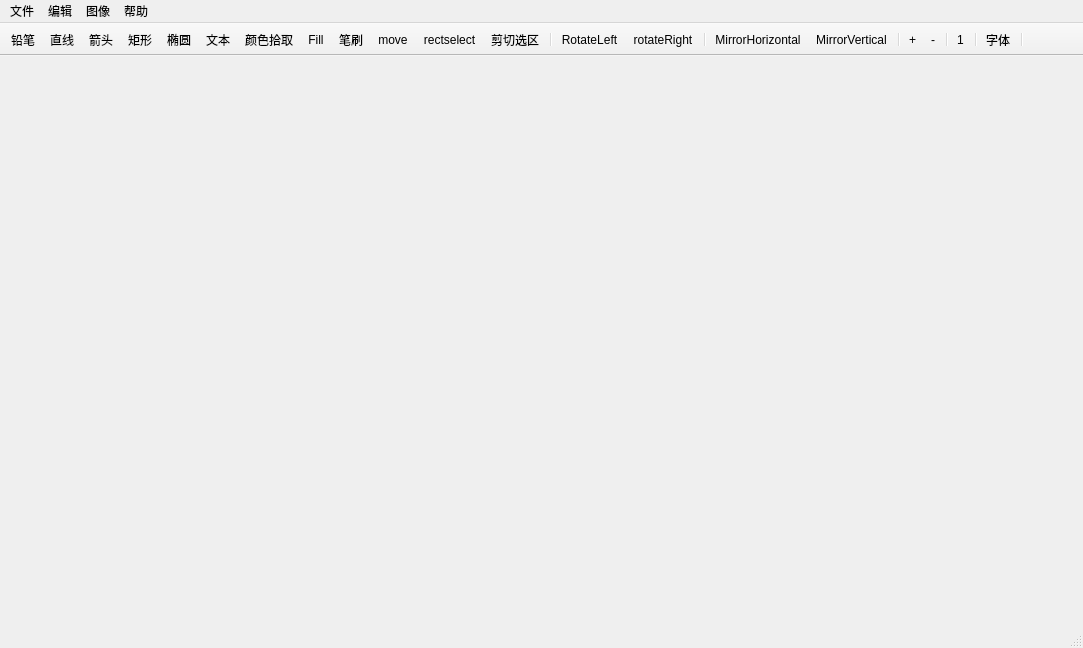
<?xml version="1.0" encoding="UTF-8"?>
<ui version="4.0">
 <class>MainWindow</class>
 <widget class="QMainWindow" name="MainWindow">
  <property name="geometry">
   <rect>
    <x>0</x>
    <y>0</y>
    <width>1083</width>
    <height>648</height>
   </rect>
  </property>
  <property name="acceptDrops">
   <bool>true</bool>
  </property>
  <property name="windowTitle">
   <string>鲍鲍小画板</string>
  </property>
  <property name="windowIcon">
   <iconset resource="res.qrc">
    <normaloff>:/baobaoPaint.png</normaloff>:/baobaoPaint.png</iconset>
  </property>
  <widget class="QWidget" name="centralWidget"/>
  <widget class="QMenuBar" name="menuBar">
   <property name="geometry">
    <rect>
     <x>0</x>
     <y>0</y>
     <width>1083</width>
     <height>26</height>
    </rect>
   </property>
   <widget class="QMenu" name="menu_file">
    <property name="title">
     <string>文件</string>
    </property>
    <addaction name="action_new"/>
    <addaction name="action_open"/>
    <addaction name="action_import"/>
    <addaction name="action_save"/>
    <addaction name="action_saveas"/>
    <addaction name="action_quit"/>
   </widget>
   <widget class="QMenu" name="menu_edit">
    <property name="title">
     <string>编辑</string>
    </property>
    <addaction name="action_undo"/>
    <addaction name="action_redo"/>
    <addaction name="action_copy"/>
    <addaction name="action_cut"/>
    <addaction name="action_paste"/>
    <addaction name="action_selectAll"/>
    <addaction name="action_delete"/>
   </widget>
   <widget class="QMenu" name="menu_image">
    <property name="title">
     <string>图像</string>
    </property>
    <addaction name="action_flip"/>
    <addaction name="action_excude"/>
    <addaction name="action_property"/>
    <addaction name="action_setWallpaper"/>
    <addaction name="action_gray"/>
    <addaction name="action_invert"/>
    <addaction name="action_blur"/>
    <addaction name="action_transparent"/>
    <addaction name="action_mosaic"/>
    <addaction name="action_matting"/>
    <addaction name="action_adjustRGB"/>
    <addaction name="action_clipPath"/>
   </widget>
   <widget class="QMenu" name="menu_about">
    <property name="title">
     <string>帮助</string>
    </property>
    <addaction name="action_help"/>
    <addaction name="action_changelog"/>
    <addaction name="action_aboutQt"/>
    <addaction name="action_about"/>
   </widget>
   <addaction name="menu_file"/>
   <addaction name="menu_edit"/>
   <addaction name="menu_image"/>
   <addaction name="menu_about"/>
  </widget>
  <widget class="QToolBar" name="mainToolBar">
   <property name="movable">
    <bool>false</bool>
   </property>
   <attribute name="toolBarArea">
    <enum>TopToolBarArea</enum>
   </attribute>
   <attribute name="toolBarBreak">
    <bool>false</bool>
   </attribute>
   <addaction name="actionPencil"/>
   <addaction name="actionLine"/>
   <addaction name="actionArrow"/>
   <addaction name="actionRect"/>
   <addaction name="actionEllipse"/>
   <addaction name="actionText"/>
   <addaction name="actionColorPicker"/>
   <addaction name="actionFill"/>
   <addaction name="actionErase"/>
   <addaction name="actionMove"/>
   <addaction name="actionRectSelect"/>
   <addaction name="actionCutSelect"/>
   <addaction name="separator"/>
   <addaction name="actionRotateLeft"/>
   <addaction name="actionRotateRight"/>
   <addaction name="separator"/>
   <addaction name="actionMirrorHorizontal"/>
   <addaction name="actionMirrorVertical"/>
   <addaction name="separator"/>
   <addaction name="actionZoomin"/>
   <addaction name="actionZoomout"/>
   <addaction name="separator"/>
   <addaction name="actionZoom1"/>
   <addaction name="separator"/>
   <addaction name="actionFont"/>
   <addaction name="separator"/>
  </widget>
  <widget class="QStatusBar" name="statusBar"/>
  <action name="action_open">
   <property name="icon">
    <iconset theme="document-open">
     <normaloff>.</normaloff>.</iconset>
   </property>
   <property name="text">
    <string>打开</string>
   </property>
   <property name="shortcut">
    <string>Ctrl+O</string>
   </property>
  </action>
  <action name="action_save">
   <property name="icon">
    <iconset theme="document-save">
     <normaloff>.</normaloff>.</iconset>
   </property>
   <property name="text">
    <string>保存</string>
   </property>
   <property name="shortcut">
    <string>Ctrl+S</string>
   </property>
  </action>
  <action name="action_saveas">
   <property name="icon">
    <iconset theme="document-save-as">
     <normaloff>.</normaloff>.</iconset>
   </property>
   <property name="text">
    <string>另存为</string>
   </property>
   <property name="shortcut">
    <string>Ctrl+Shift+S</string>
   </property>
  </action>
  <action name="action_quit">
   <property name="icon">
    <iconset theme="application-exit">
     <normaloff>.</normaloff>.</iconset>
   </property>
   <property name="text">
    <string>退出</string>
   </property>
   <property name="shortcut">
    <string>Ctrl+Q</string>
   </property>
  </action>
  <action name="action_undo">
   <property name="icon">
    <iconset theme="edit-undo">
     <normaloff>.</normaloff>.</iconset>
   </property>
   <property name="text">
    <string>撤销</string>
   </property>
   <property name="shortcut">
    <string>Ctrl+Z</string>
   </property>
  </action>
  <action name="action_redo">
   <property name="icon">
    <iconset theme="edit-redo">
     <normaloff>.</normaloff>.</iconset>
   </property>
   <property name="text">
    <string>重做</string>
   </property>
   <property name="shortcut">
    <string>Ctrl+Y</string>
   </property>
  </action>
  <action name="action_copy">
   <property name="icon">
    <iconset theme="edit-copy">
     <normaloff>.</normaloff>.</iconset>
   </property>
   <property name="text">
    <string>复制</string>
   </property>
   <property name="shortcut">
    <string>Ctrl+C</string>
   </property>
  </action>
  <action name="action_cut">
   <property name="icon">
    <iconset theme="edit-cut">
     <normaloff>.</normaloff>.</iconset>
   </property>
   <property name="text">
    <string>剪切</string>
   </property>
   <property name="shortcut">
    <string>Ctrl+X</string>
   </property>
  </action>
  <action name="action_paste">
   <property name="icon">
    <iconset theme="edit-paste">
     <normaloff>.</normaloff>.</iconset>
   </property>
   <property name="text">
    <string>粘贴</string>
   </property>
   <property name="shortcut">
    <string>Ctrl+V</string>
   </property>
  </action>
  <action name="action_selectAll">
   <property name="icon">
    <iconset theme="edit-select-all">
     <normaloff>.</normaloff>.</iconset>
   </property>
   <property name="text">
    <string>全选</string>
   </property>
   <property name="shortcut">
    <string>Ctrl+A</string>
   </property>
  </action>
  <action name="action_delete">
   <property name="icon">
    <iconset theme="edit-delete">
     <normaloff>.</normaloff>.</iconset>
   </property>
   <property name="text">
    <string>删除</string>
   </property>
   <property name="shortcut">
    <string>Del</string>
   </property>
  </action>
  <action name="action_flip">
   <property name="text">
    <string>翻转/旋转</string>
   </property>
   <property name="toolTip">
    <string>翻转/旋转</string>
   </property>
   <property name="shortcut">
    <string>Ctrl+R</string>
   </property>
  </action>
  <action name="action_excude">
   <property name="text">
    <string>拉伸/扭曲</string>
   </property>
   <property name="toolTip">
    <string>拉伸/扭曲</string>
   </property>
   <property name="shortcut">
    <string>Ctrl+W</string>
   </property>
  </action>
  <action name="action_property">
   <property name="icon">
    <iconset theme="document-properties">
     <normaloff>.</normaloff>.</iconset>
   </property>
   <property name="text">
    <string>属性</string>
   </property>
   <property name="shortcut">
    <string>Ctrl+E</string>
   </property>
  </action>
  <action name="action_setWallpaper">
   <property name="icon">
    <iconset theme="computer">
     <normaloff>.</normaloff>.</iconset>
   </property>
   <property name="text">
    <string>设为壁纸</string>
   </property>
  </action>
  <action name="action_help">
   <property name="icon">
    <iconset theme="help-contents">
     <normaloff>.</normaloff>.</iconset>
   </property>
   <property name="text">
    <string>帮助</string>
   </property>
   <property name="shortcut">
    <string>F1</string>
   </property>
  </action>
  <action name="action_changelog">
   <property name="icon">
    <iconset theme="help-faq">
     <normaloff>.</normaloff>.</iconset>
   </property>
   <property name="text">
    <string>更新日志</string>
   </property>
  </action>
  <action name="action_about">
   <property name="icon">
    <iconset theme="help-about">
     <normaloff>.</normaloff>.</iconset>
   </property>
   <property name="text">
    <string>关于</string>
   </property>
  </action>
  <action name="action_new">
   <property name="icon">
    <iconset theme="document-new">
     <normaloff>.</normaloff>.</iconset>
   </property>
   <property name="text">
    <string>新建</string>
   </property>
   <property name="shortcut">
    <string>Ctrl+N</string>
   </property>
  </action>
  <action name="actionPencil">
   <property name="checkable">
    <bool>true</bool>
   </property>
   <property name="checked">
    <bool>false</bool>
   </property>
   <property name="enabled">
    <bool>true</bool>
   </property>
   <property name="icon">
    <iconset resource="res.qrc">
     <normaloff>:/pencil.png</normaloff>:/pencil.png</iconset>
   </property>
   <property name="text">
    <string>铅笔</string>
   </property>
   <property name="toolTip">
    <string>铅笔</string>
   </property>
  </action>
  <action name="actionLine">
   <property name="checkable">
    <bool>true</bool>
   </property>
   <property name="icon">
    <iconset resource="res.qrc">
     <normaloff>:/line.png</normaloff>:/line.png</iconset>
   </property>
   <property name="text">
    <string>直线</string>
   </property>
   <property name="toolTip">
    <string>直线</string>
   </property>
  </action>
  <action name="actionEllipse">
   <property name="checkable">
    <bool>true</bool>
   </property>
   <property name="icon">
    <iconset resource="res.qrc">
     <normaloff>:/ellipse.png</normaloff>:/ellipse.png</iconset>
   </property>
   <property name="text">
    <string>椭圆</string>
   </property>
   <property name="toolTip">
    <string>椭圆</string>
   </property>
  </action>
  <action name="actionRect">
   <property name="checkable">
    <bool>true</bool>
   </property>
   <property name="icon">
    <iconset resource="res.qrc">
     <normaloff>:/rect.png</normaloff>:/rect.png</iconset>
   </property>
   <property name="text">
    <string>矩形</string>
   </property>
   <property name="toolTip">
    <string>矩形</string>
   </property>
  </action>
  <action name="actionText">
   <property name="checkable">
    <bool>true</bool>
   </property>
   <property name="icon">
    <iconset resource="res.qrc">
     <normaloff>:/text.png</normaloff>:/text.png</iconset>
   </property>
   <property name="text">
    <string>文本</string>
   </property>
   <property name="toolTip">
    <string>文本</string>
   </property>
  </action>
  <action name="actionErase">
   <property name="checkable">
    <bool>true</bool>
   </property>
   <property name="icon">
    <iconset resource="res.qrc">
     <normaloff>:/eraser.png</normaloff>:/eraser.png</iconset>
   </property>
   <property name="text">
    <string>笔刷</string>
   </property>
   <property name="toolTip">
    <string>笔刷</string>
   </property>
  </action>
  <action name="actionMove">
   <property name="checkable">
    <bool>true</bool>
   </property>
   <property name="icon">
    <iconset resource="res.qrc">
     <normaloff>:/move.png</normaloff>:/move.png</iconset>
   </property>
   <property name="text">
    <string>move</string>
   </property>
   <property name="toolTip">
    <string>移动</string>
   </property>
  </action>
  <action name="actionRectSelect">
   <property name="checkable">
    <bool>true</bool>
   </property>
   <property name="icon">
    <iconset resource="res.qrc">
     <normaloff>:/rectselect.png</normaloff>:/rectselect.png</iconset>
   </property>
   <property name="text">
    <string>rectselect</string>
   </property>
   <property name="toolTip">
    <string>框选</string>
   </property>
  </action>
  <action name="actionColorFill">
   <property name="checkable">
    <bool>false</bool>
   </property>
   <property name="checked">
    <bool>false</bool>
   </property>
   <property name="text">
    <string>■</string>
   </property>
   <property name="toolTip">
    <string>填充</string>
   </property>
   <property name="font">
    <font>
     <pointsize>13</pointsize>
    </font>
   </property>
  </action>
  <action name="actionColorBorder">
   <property name="text">
    <string>□</string>
   </property>
   <property name="toolTip">
    <string>边框</string>
   </property>
   <property name="font">
    <font>
     <pointsize>13</pointsize>
    </font>
   </property>
  </action>
  <action name="actionFont">
   <property name="text">
    <string>字体</string>
   </property>
   <property name="toolTip">
    <string>字体</string>
   </property>
  </action>
  <action name="actionCutSelect">
   <property name="checkable">
    <bool>false</bool>
   </property>
   <property name="icon">
    <iconset resource="res.qrc">
     <normaloff>:/clip.png</normaloff>:/clip.png</iconset>
   </property>
   <property name="text">
    <string>剪切选区</string>
   </property>
   <property name="toolTip">
    <string>剪切选区</string>
   </property>
  </action>
  <action name="actionFill">
   <property name="checkable">
    <bool>true</bool>
   </property>
   <property name="icon">
    <iconset resource="res.qrc">
     <normaloff>:/fill.png</normaloff>:/fill.png</iconset>
   </property>
   <property name="text">
    <string>Fill</string>
   </property>
   <property name="toolTip">
    <string>填充</string>
   </property>
  </action>
  <action name="action_aboutQt">
   <property name="text">
    <string>关于Qt</string>
   </property>
  </action>
  <action name="actionZoomin">
   <property name="icon">
    <iconset resource="res.qrc">
     <normaloff>:/zoomin.png</normaloff>:/zoomin.png</iconset>
   </property>
   <property name="text">
    <string>+</string>
   </property>
   <property name="toolTip">
    <string>放大</string>
   </property>
  </action>
  <action name="actionZoomout">
   <property name="icon">
    <iconset resource="res.qrc">
     <normaloff>:/zoomout.png</normaloff>:/zoomout.png</iconset>
   </property>
   <property name="text">
    <string>-</string>
   </property>
   <property name="toolTip">
    <string>缩小</string>
   </property>
  </action>
  <action name="actionZoom1">
   <property name="icon">
    <iconset resource="res.qrc">
     <normaloff>:/zoom1.png</normaloff>:/zoom1.png</iconset>
   </property>
   <property name="text">
    <string>1</string>
   </property>
   <property name="toolTip">
    <string>实际大小</string>
   </property>
  </action>
  <action name="actionRotateRight">
   <property name="icon">
    <iconset resource="res.qrc">
     <normaloff>:/rr.png</normaloff>:/rr.png</iconset>
   </property>
   <property name="text">
    <string>rotateRight</string>
   </property>
   <property name="toolTip">
    <string>右转90°</string>
   </property>
  </action>
  <action name="actionRotateLeft">
   <property name="icon">
    <iconset resource="res.qrc">
     <normaloff>:/rl.png</normaloff>:/rl.png</iconset>
   </property>
   <property name="text">
    <string>RotateLeft</string>
   </property>
   <property name="toolTip">
    <string>左转90°</string>
   </property>
  </action>
  <action name="actionMirrorHorizontal">
   <property name="icon">
    <iconset resource="res.qrc">
     <normaloff>:/MirrorHorizontal.png</normaloff>:/MirrorHorizontal.png</iconset>
   </property>
   <property name="text">
    <string>MirrorHorizontal</string>
   </property>
   <property name="toolTip">
    <string>水平镜像</string>
   </property>
  </action>
  <action name="actionMirrorVertical">
   <property name="icon">
    <iconset resource="res.qrc">
     <normaloff>:/MirrorVertical.png</normaloff>:/MirrorVertical.png</iconset>
   </property>
   <property name="text">
    <string>MirrorVertical</string>
   </property>
   <property name="toolTip">
    <string>垂直镜像</string>
   </property>
  </action>
  <action name="action_gray">
   <property name="text">
    <string>灰度</string>
   </property>
  </action>
  <action name="action_invert">
   <property name="text">
    <string>反色</string>
   </property>
  </action>
  <action name="action_import">
   <property name="text">
    <string>导入图片</string>
   </property>
   <property name="shortcut">
    <string>Ctrl+I</string>
   </property>
  </action>
  <action name="action_blur">
   <property name="text">
    <string>模糊</string>
   </property>
  </action>
  <action name="actionColorPicker">
   <property name="checkable">
    <bool>true</bool>
   </property>
   <property name="icon">
    <iconset resource="res.qrc">
     <normaloff>:/color_picker.png</normaloff>:/color_picker.png</iconset>
   </property>
   <property name="text">
    <string>颜色拾取</string>
   </property>
   <property name="toolTip">
    <string>颜色拾取</string>
   </property>
  </action>
  <action name="actionArrow">
   <property name="checkable">
    <bool>true</bool>
   </property>
   <property name="icon">
    <iconset resource="res.qrc">
     <normaloff>:/arrow.png</normaloff>:/arrow.png</iconset>
   </property>
   <property name="text">
    <string>箭头</string>
   </property>
   <property name="toolTip">
    <string>箭头</string>
   </property>
  </action>
  <action name="action_transparent">
   <property name="text">
    <string>颜色透明</string>
   </property>
   <property name="toolTip">
    <string>颜色透明</string>
   </property>
  </action>
  <action name="action_mosaic">
   <property name="text">
    <string>马赛克</string>
   </property>
   <property name="shortcut">
    <string>Ctrl+M</string>
   </property>
  </action>
  <action name="action_matting">
   <property name="text">
    <string>抠图</string>
   </property>
  </action>
  <action name="action_adjustRGB">
   <property name="text">
    <string>调色</string>
   </property>
   <property name="toolTip">
    <string>调色</string>
   </property>
   <property name="shortcut">
    <string>Ctrl+B</string>
   </property>
  </action>
  <action name="action_clipPath">
   <property name="text">
    <string>路径裁剪</string>
   </property>
  </action>
 </widget>
 <layoutdefault spacing="6" margin="11"/>
 <resources>
  <include location="res.qrc"/>
 </resources>
 <connections/>
</ui>
